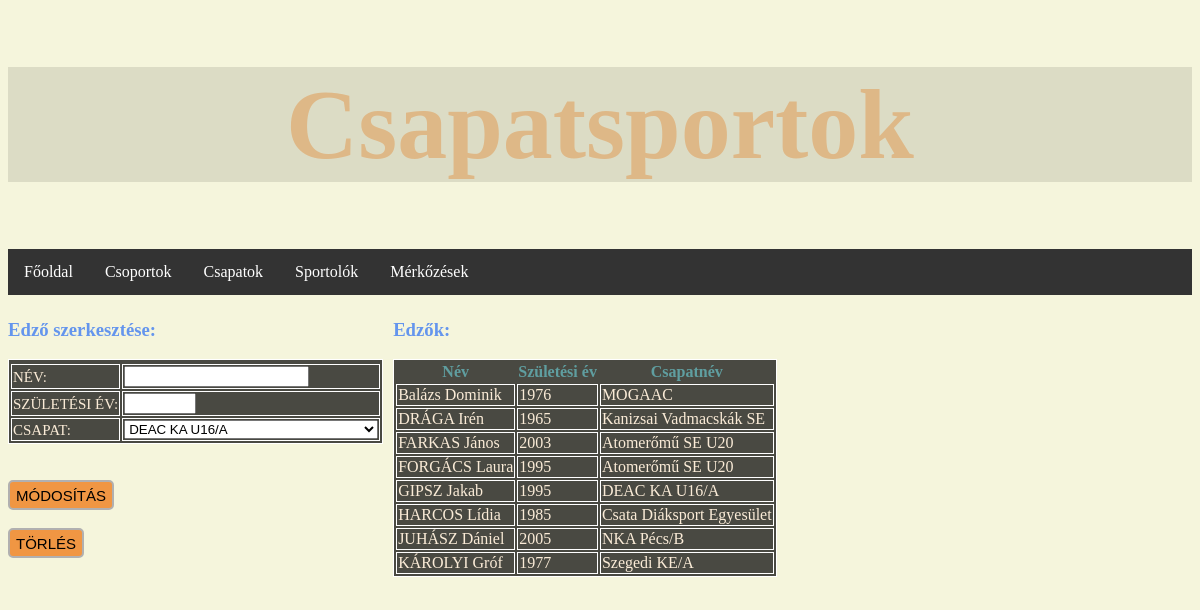
The page /index/edzotszerkeszt.php on the database its author committed.
### tables this page shows
CREATE TABLE `sportember` (
  `sportoloID` int(5) NOT NULL,
  `név` varchar(60) NOT NULL,
  `születési év` int(60) NOT NULL,
  `csapatID` int(5) NOT NULL
);

CREATE TABLE `csapat` (
  `csapatID` int(5) NOT NULL,
  `csapatnév` varchar(60) NOT NULL,
  `csoportID` int(5) NOT NULL,
  `csarnoknév` varchar(60) NOT NULL,
  `csarnokcím` varchar(60) NOT NULL
);

### index/db_fuggvenyek.php (called while the page is built, shortened)
<?php
function csapatsportok_csatlakozas() {
    $conn = mysqli_connect("localhost", "root", "")
			or die("Csatlakozási hiba");
    mysqli_query($conn, 'SET NAMES UTF-8');
    mysqli_query($conn, 'SET character_set_results=utf8');
    mysqli_set_charset($conn, 'utf8');
    return $conn;
}
function csapatlistatLeker() {
    if ( !($conn = csapatsportok_csatlakozas()) ) {
        return false;
    }
	$result = mysqli_query( $conn,"SELECT csapatID, csapatnév, csoportnév, csarnoknév, csarnokcím FROM csapat, csoport WHERE csapat.csoportID=csoport.csoportID");
	return $result;
}
function sportemberEdzokLeker() {
    if ( !($conn = csapatsportok_csatlakozas()) ) {
        return false;
    }
    $result = mysqli_query( $conn,"SELECT edző.sportoloID, név, `születési év`, csapatnév from sportember, csapat, edző where (csapat.csapatID=sportember.csapatID) and (sportember.sportoloID = edző.sportoloID) order by név");
    return $result;
}
function edzo_leker($edzoID){
    if ( !($conn = csapatsportok_csatlakozas()) ) {
        return false;
    }
    $stmt = mysqli_prepare( $conn,"SELECT sportember.sportoloID, név, `születési év`, csapatID FROM  edző, sportember WHERE sportember.sportoloID = ? AND sportember.sportoloID=edző.sportoloID");
    mysqli_stmt_bind_param($stmt, "d",$edzoID);
    $sikeres = mysqli_stmt_execute($stmt);
    mysqli_stmt_bind_result($stmt, $edzoID, $nev, $szuletesi_ev, $csapatID);
    $eredmeny=array();
    $eredmeny["edzoID"]=$edzoID;
    $eredmeny["nev"]=$nev;
    $eredmeny["szulev"]=$szuletesi_ev;
    $eredmeny["csapatID"]=$csapatID;
    return $eredmeny;
}
?>

### index/edzotszerkeszt.php (the view, shortened to what this page needs)
<?php
include_once 'db_fuggvenyek.php';
?>
<!DOCTYPE html>
<html lang="hu">
<head>
    <link rel="stylesheet" href="mystyle.css?v=<?php echo time(); ?>">
</head>
<body>
<h1>Csapatsportok</h1>
<ul>
    <li><a class="active" href="./index.php">Főoldal</a></li>
    <li><a href="./csop.php">Csoportok</a></li>
    <li><a href="./csap.php">Csapatok</a></li>
    <li><a href="./spo.php">Sportolók</a></li>
    <li><a href="./merk.php">Mérkőzések</a></li>
</ul>
<div class="row">
    <div class="column">
        <h3>Edző szerkesztése:</h3>
        <?php
        $v_edzoID = $_POST["edzoID"];
        $v_edzoID = htmlspecialchars($v_edzoID);
        $edzoadatai = edzo_leker($v_edzoID);
        ?>
        <form method = "POST" action="edzomodositas.php" accept-charset="utf-8">
            <table border="1">
                <tr>
                    <?php
                        echo '<input class="forminput" type="hidden" name="edzoID" value="'.$v_edzoID.'" />'
                        ?><tr>
                    <td><label class="formlabel">Név:</label></td>
                    <td><?php
                        echo '<input pattern=".{5,60}" required title="A név minimum 5, maximum 60 karakterből állhat!" class="forminput" type="text" name="nev" value="'.$edzoadatai["nev"].'" />'
                        ?></td>
                </tr><tr>
                    <td><label class="formlabel">Születési év:</label></td>
                    <td><?php
                        echo '<input pattern=".{4,4}" required title="A születési évet négy karakterben kell megadni!" class="forminput" type="number" min="1950" max="2005" name="szulev" value="'.$edzoadatai["szulev"].'" />'
                        ?></td>
                </tr><tr>
                    <td><label class="formlabel">Csapat:</label></td>
                    <td><select name="csapatID">
                            <?php
                            $csapatok = csapatlistatLeker();
                            if(mysqli_num_rows($csapatok)>0){
                                while($egySor = mysqli_fetch_assoc($csapatok)){
                                    if($edzoadatai["csapatID"] == $egySor["csapatID"]){
                                        echo '<option value="'.$egySor["csapatID"].'" selected>'.$egySor["csapatnév"].'</option>';
                                    }else{
                                        echo'<option value="'.$egySor["csapatID"].'">'.$egySor["csapatnév"].'</option>';
                                    }
                                }
                            }
                            ?>
                        </select></td>
                </tr>
            </table>
            <br/>
            <br/>
            <input class="forminput" type="submit" value="Módosítás">
        </form>
        <br/>
        <form method = "POST" action="edzotorles.php" accept-charset="utf-8">
            <input class="forminput" type="submit" value="Törlés">
        </form>
    </div>
    <div class="column">
        <div>
            <h3>Edzők:</h3>
            <table>
                <tr>
                    <th>Név</th>
                    <th>Születési év</th>
                    <th>Csapatnév</th>
                </tr>
                <?php
                $csapatok = sportemberEdzokLeker();
                while( $egySor = mysqli_fetch_assoc($csapatok) ) {
                    echo '<tr>';
                    echo '<td>'. $egySor["név"] .'</td>';
                    echo '<td>'. $egySor["születési év"] .'</td>';
                    echo '<td>'. $egySor["csapatnév"] .'</td>';
                    echo '</tr>';
                }
                ?>
            </table>
        </div>
    </div>
</div>
</body>
</html>

### index/mystyle.css (style rules this page uses)
* { box-sizing: border-box; }
.row { margin-left:-5px; margin-right:-5px; }
.column { overflow-x: auto; max-width: 100%; float: left; padding: 5px; }
.row::after { content: ""; clear: both; display: table; }
body { background: beige url("./basketball.png") no-repeat center center fixed; -webkit-background-size: cover; -moz-background-size: cover; -o-background-size: cover; background-size: cover; }
label { text-transform: uppercase; font-size: 15px; line-height: 80%; color: antiquewhite; }
select { width: auto; }
input[type=submit] { height: 30px; background: rgb(240, 150, 67); border: 2px solid #b1b0b0; cursor: pointer; border-radius: 5px; text-transform: uppercase; font-size: 15px; }
h1 { text-align: center; background-color: rgba(1,2,6,10%); color: burlywood; font-size: 100px; }
th { text-align: center; color: cadetblue; }
tr { color: antiquewhite; }
h3 { color: cornflowerblue; }
ul { list-style-type: none; margin: 0; padding: 0; overflow: hidden; background-color: #333; }
li { float: left; }
li a { display: block; color: white; text-align: center; padding: 14px 16px; text-decoration: none; }
table { background-color: rgba(1,1,1,70%); border: solid 1px #fff; }
table td { border-left: 1px solid #fff; border-right: 1px solid #fff; border-bottom: 1px solid #fff; border-top: 1px solid #fff; width: auto; }

### rows shown on the page
sportember: név "Balázs Dominik", születési év "1976", csapatID.csapatnév "MOGAAC"
sportember: név "DRÁGA Irén", születési év "1965", csapatID.csapatnév "Kanizsai Vadmacskák SE"
sportember: név "FARKAS János", születési év "2003", csapatID.csapatnév "Atomerőmű SE U20"
sportember: név "FORGÁCS Laura", születési év "1995", csapatID.csapatnév "Atomerőmű SE U20"
sportember: név "GIPSZ Jakab", születési év "1995", csapatID.csapatnév "DEAC KA U16/A"
sportember: név "HARCOS Lídia", születési év "1985", csapatID.csapatnév "Csata Diáksport Egyesület"
sportember: név "JUHÁSZ Dániel", születési év "2005", csapatID.csapatnév "NKA Pécs/B"
sportember: név "KÁROLYI Gróf", születési év "1977", csapatID.csapatnév "Szegedi KE/A"

### other values the page prints
form field csapatID "DEAC KA U16/A"
